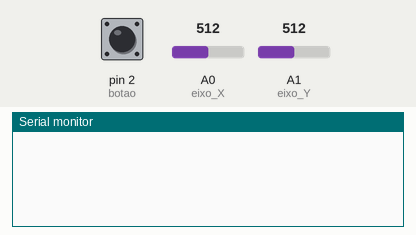
The sketch below on a simulated Arduino Uno, built with avr-gcc and run on an emulated ATmega328P. On the bench: the last lines printed to the serial monitor. Inputs (shaded band) come from the test bench; at power-on: A0 (eixo_X) = 512, pin 2 (botao) HIGH, A1 (eixo_Y) = 512.

Above: at 1.2 s.
1.3 s: A0 (eixo_X) set to 0
At 1.9 s:
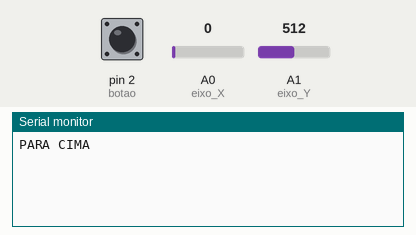
3.5 s: A0 (eixo_X) set to 1023
At 3.9 s:
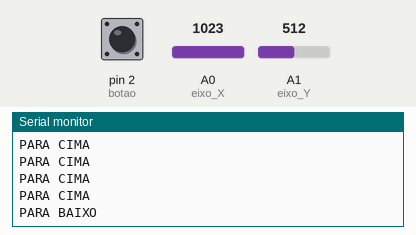

The sketch:

joystick.ino
```cpp
int eixo_X= A0;
int eixo_Y = A1;
int botao = 2;

void setup(){
  pinMode (botao, INPUT_PULLUP);
  Serial.begin (9600);
}
void loop(){

    if((analogRead(eixo_X)) == 0){
        Serial.println("PARA CIMA");

    }else if((analogRead(eixo_X)) == 1023){
        Serial.println("PARA BAIXO");

    }else if((analogRead(eixo_Y)) == 0){
        Serial.println("DIREITA");

    }else if((analogRead(eixo_Y)) == 1023){
        Serial.println("ESQUERDA");

    }else if(digitalRead(botao) == LOW){
        Serial.println("BOTAO PRESSIONADO");

    }
    delay(500);
}
```

Measured:
- after the input at 1.3 s, the serial monitor: prints a new line after 0.20 s (image 1)
- after the input at 3.5 s, the serial monitor: prints a new line at once (image 2)
